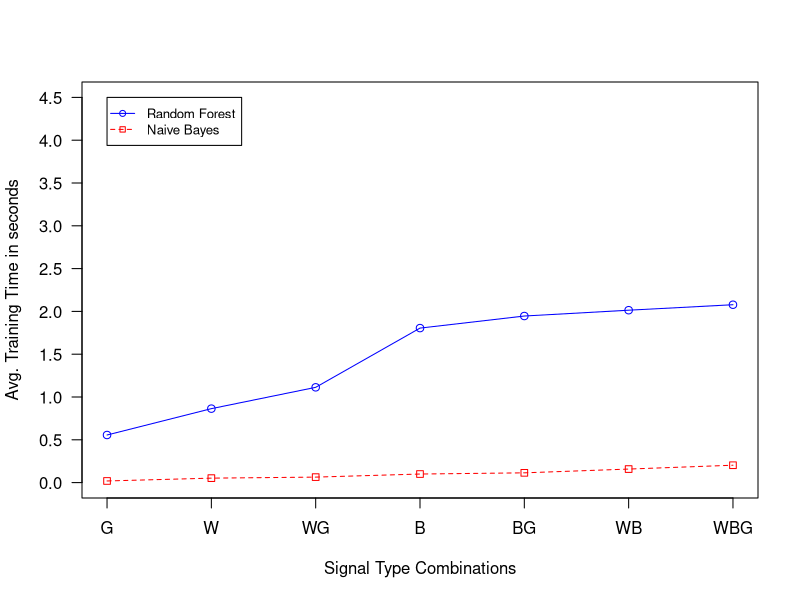

Write the R code that produced this figure.
rf <- c(0.556, 0.864, 1.113, 1.805, 1.946, 2.014, 2.078)
nb <- c(0.019, 0.052, 0.064, 0.1, 0.114, 0.158, 0.203)

g_range <- range(0,4.5)

png("../img/TRAINING_TIME_JSAT.png",500,500)
plot(rf, type="o", col="blue", ylim=g_range, 
   axes=FALSE, ann=FALSE)

axis(1, at=1:7, lab=c("G","W","WG","B","BG","WB","WBG"))
axis(2, las=1, at=c(0.0,0.5,1.0,1.5,2.0,2.5,3.0,3.5,4.0,4.5))

box()

lines(nb, type="o", pch=22, lty=2, col="red")
title(xlab="Signal Type Combinations")
title(ylab="Avg. Training Time in seconds")

legend(1, g_range[2], c("Random Forest","Naive Bayes"), cex=0.8, 
   col=c("blue","red"), pch=21:22, lty=1:2);
graphics.off()
